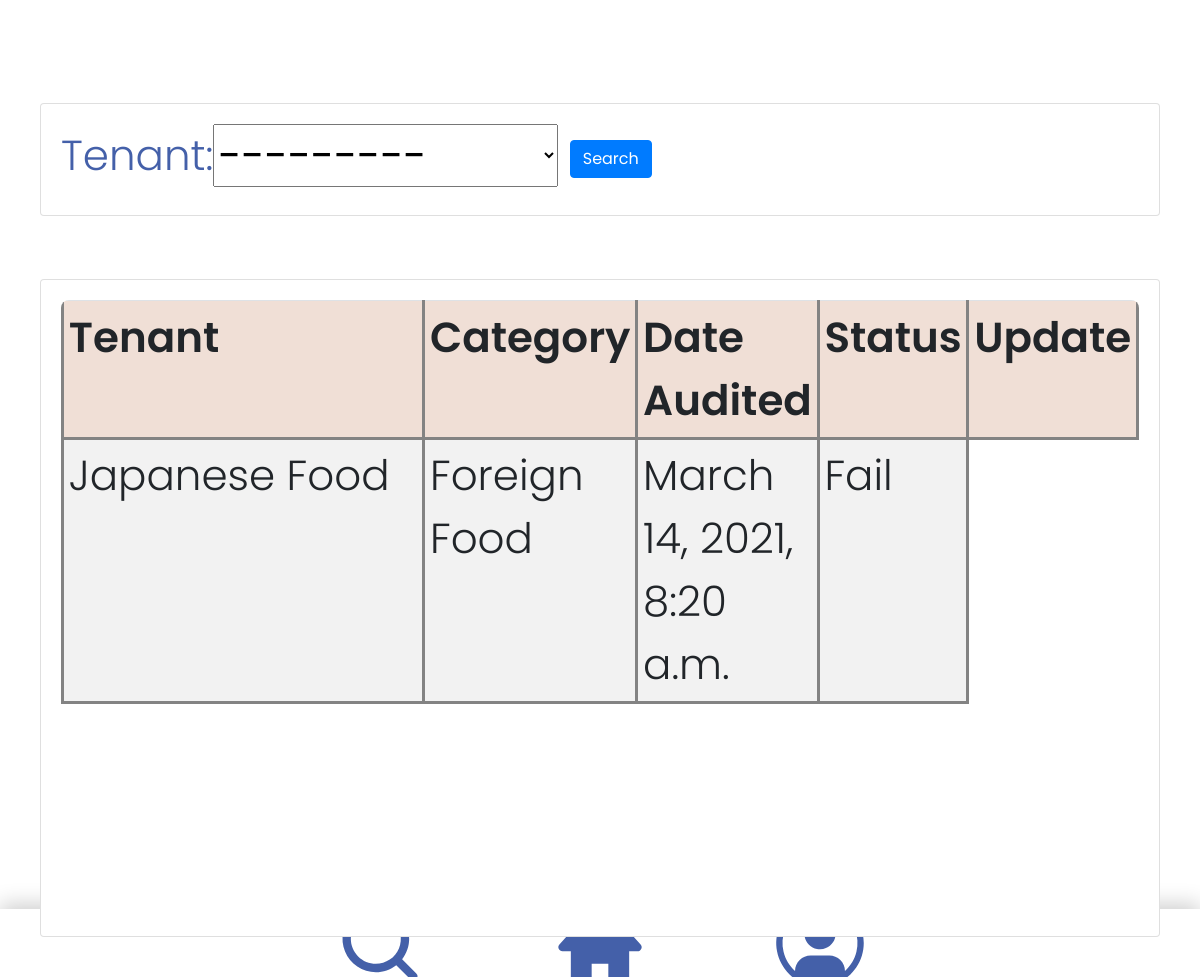
The app's page /staff/1/ (signed in) with its own data.
### accounts/models.py (models this page shows)
class Audit(models.Model):
    STATUS = (
        ('Pending', 'Pending'),
        ('Pass', 'Pass'),
        ('Fail', 'Fail'),
    )
    date_audited = models.DateTimeField(auto_now_add=True)
    status = models.CharField(max_length=50, choices=STATUS)
    tenant = models.ForeignKey(Tenant, null=True, on_delete=models.SET_NULL)
    staff = models.ForeignKey(Staff, null=True, on_delete=models.SET_NULL)
    comment = models.TextField(blank=True)

class Tenant(models.Model):
    STATUS = (
        ('Pending', 'Pending'),
        ('Pass', 'Pass'),
        ('Fail', 'Fail'),
    )
    name = models.CharField(max_length=100)
    status = models.CharField(max_length=50, choices=STATUS, blank=True)
    category = models.CharField(max_length=100)
    date_created = models.DateTimeField(auto_now_add=True)
    description = models.CharField(max_length=100, blank=True)
    def __str__(self):
        return self.name

### accounts/decorators.py (the view)
	def wrapper_function(request, *args, **kwargs):
		group = None
		if request.user.groups.exists():
			group = request.user.groups.all()[0].name
		if group == 'tenant':
			return redirect('user-page')
		if group == 'admin':
			return view_func(request, *args, **kwargs)

### accounts/views.py (called while the page is built)
@login_required(login_url='login')
@admin_only
def staff(request, pk):
    staff = Staff.objects.get(id=pk)
    audits = staff.audit_set.all()
    myFilter = AuditFilter(request.GET, queryset=audits)
    audits = myFilter.qs
    audit_count = audits.count()
    context = {'staff': staff, 'audits': audits, 'audit_count': audit_count, 'myFilter': myFilter}
    return render(request, 'accounts/staff.html', context)

### accounts/templates/accounts/staff.html (shortened to what this page needs)
{% extends 'accounts/main.html' %}
{% block content %}
<br>
<div class="row">
	<div class="col">
		<div class="card card-body">
			<form method="get">
                {{ myFilter.form }}
		    <button class="btn btn-primary" type="submit">Search</button>
		  </form>
		</div>
	</div>
</div>
<br>
<div class="row">
	<div class="col-md">
		<div class="card card-body">
			<table class="table table-sm">
				<tr>
					<th>Tenant</th>
					<th>Category</th>
					<th>Date Audited</th>
					<th>Status</th>
					<th>Update</th>
				</tr>
                {% for audit in audits %}
                    <tr>
                        <td>{{ audit.tenant }}</td>
                        <td>{{ audit.tenant.category }}</td>
                        <td>{{ audit.date_audited }}</td>
                        <td>{{ audit.status }}</td>
                    </tr>
                {% endfor %}
			</table>
		</div>
	</div>
</div>
{% endblock %}

### static/CSS/index.css (style rules this page uses)
body { margin: 2.5rem; font-family: "Poppins", sans-serif; color: #4460a9; font-weight: 350; font-size: 3.5vw; }
table { border-collapse: collapse; display: block; height: 600px; width: 100%; overflow-y: auto; overflow-x: hidden; border-radius: 8px 8px 8px 8px; }
table td, table th { border: 3px solid rgb(131, 131, 131); padding-left: 1rem; padding-right: 1rem; padding-bottom: 0.5rem; padding-top: 00.5rem; width: 100%; }
table tr:nth-child(even) { background-color: #f2f2f2; }
table th { padding-top: 6px; padding-bottom: 6px; text-align: left; background-color: #f0dfd6; font-weight: 550; }

### static/CSS/Navbar.css (style rules this page uses)
body { margin: 15px; font-family: "Poppins", sans-serif; color: #4460a9; font-weight: 350; font-size: 3.5vw; }

### records on screen
Audit: tenant "Japanese Food", tenant.category "Foreign Food", date_audited "March 14, 2021, 8:20 a.m.", status "Fail"
